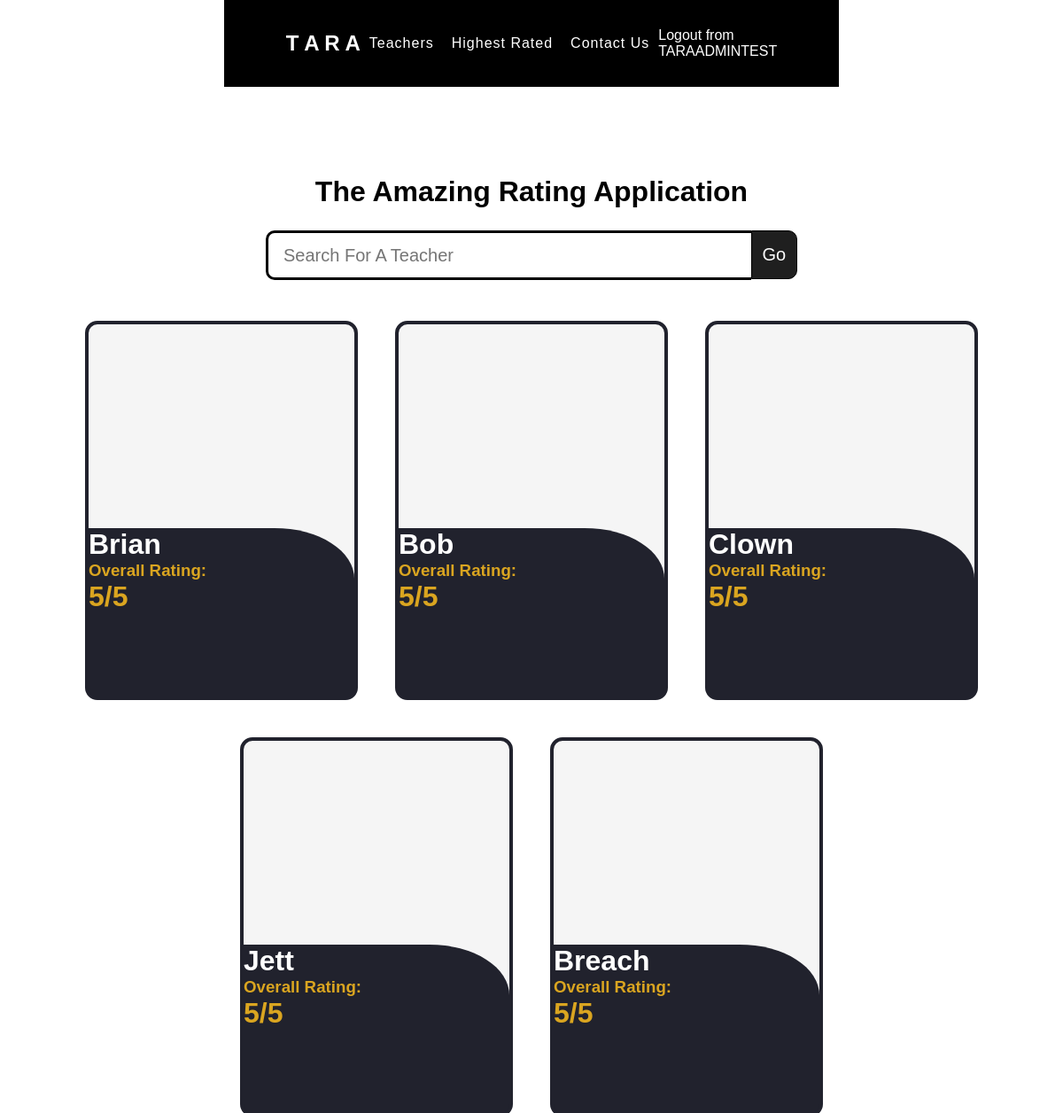
Screenshot of / (signed in) with the database file from the repository.
### teacherRater/models.py (models this page shows, shortened)
class teacherProfile(models.Model):
    name = models.CharField(max_length=128)
    picture = models.URLField()
    comment = models.TextField(max_length=3000)
    education = models.CharField(max_length=255)
    subjects = models.CharField(max_length=255)
    isActive = models.BooleanField(default=True)

### teacherRater/views.py (the view)
# urls.py: path("", views.index, name="index"),
@login_required(login_url='login')
def index(request):
    teachersList = teacherProfile.objects.all()
    return render(request, "teacherRater/index.html", {
        "teacherList": teachersList
    })

### teacherRater/templates/teacherRater/index.html (shortened to what this page needs)
{% load static %}
<!doctype html>
<html lang="en">
<head>
    <link href="{% static 'teacherRater/styles.css' %}" rel="stylesheet">
</head>
<body>
    <nav>
        <a href="#" class="logo">T A R A</a>
        <ul class="navigation">
            <li><a href="#">Teachers</a></li>
            <li><a href="#">Highest Rated</a></li>
            <li><a href="#">Contact Us</a></li>
        </ul>
        <a class="Logout" href="{% url 'logout' %}">Logout from <br>{{request.user}}</a>
    </nav>
    <div class="mainBody">
        <h1>The Amazing Rating Application</h1>
        <div class="MainSearch">
            <input type="text" class="searchTerm" placeholder="Search For A Teacher">
            <button type="submit" class="searchButton">
                Go
            </button>
        </div>
        <div class="highSchoolList">
            {% for teacher in teacherList %}
            <div class="main-card">
                <div class="main-card-image" style="background-image: url({{ teacher.picture }})"></div>
                <div class="main-card-details">
                    <div class="main-card-name">
                        <h1>{{ teacher.name }}</h1>
                    </div>
                    <div class="main-card-rating">
                        <h3>Overall Rating:</h3>
                        <h1>5/5</h1>
                    </div>
                </div>
            </div>
            {% endfor %}
        </div>
    </div>
</body>
</html>

### teacherRater/static/teacherRater/styles.css (style rules this page uses)
* { margin: 0; padding: 0; }
body { font-family: Arial; }
nav { display: flex; justify-content: space-between; align-items: center; padding: 30px 70px; background: black; justify-self: center; align-self: center; }
nav .logo { position: relative; font-size: 1.5em; color: white; text-decoration: none; font-weight: 600; }
nav .navigation { display: flex; justify-content: center; flex-wrap: wrap; margin: 10px 0; }
nav .navigation li { list-style: none; margin: 0 10px; }
nav .navigation li a { color: white; text-decoration: none; font-weight: 500; letter-spacing: 1px; }
.mainBody { ; display: flex; justify-content: center; align-items: center; flex-direction: column; margin-top: 100px; }
.MainSearch { width: 50%; display: flex; position: relative; margin-top: 25px; }
.searchTerm { width: 100%; border: 3px solid black; border-right: none; padding: 5px 5px 5px 17px; height: 40px; border-radius: 10px 0 0 10px; outline: none; color: black; font-size: 20px; }
.searchButton { width: 60px; height: 55px; border: 1px solid black; background: #1f1f1f; text-align: center; color: #fff; border-radius: 0 10px 10px 0; cursor: pointer; font-size: 20px; }
.highSchoolList { display: flex; flex-wrap: wrap; gap: 50px; justify-content: center; align-items: center; padding-top: 50px; }
.main-card { width: 300px; height: 420px; background-color: whitesmoke; outline: solid 4px #21222d; border-radius: 10px; }
.main-card-image { width: 300px; height: 230px; background-repeat: no-repeat; background-position: 0px; background-size: cover; }
.main-card-details { width: 300px; height: 190px; background-color: #21222d; border-radius: 0 30% 0 0; color: white; }
.main-card-rating { color: goldenrod; font-size: 100%; }
.Logout { color: white; text-decoration: none; }

### rows the page displays
teacherProfile: name "Brian"
teacherProfile: name "Bob"
teacherProfile: name "Clown"
teacherProfile: name "Jett"
teacherProfile: name "Breach"

### other values shown
{{ request.user }} "TARAADMINTEST"
